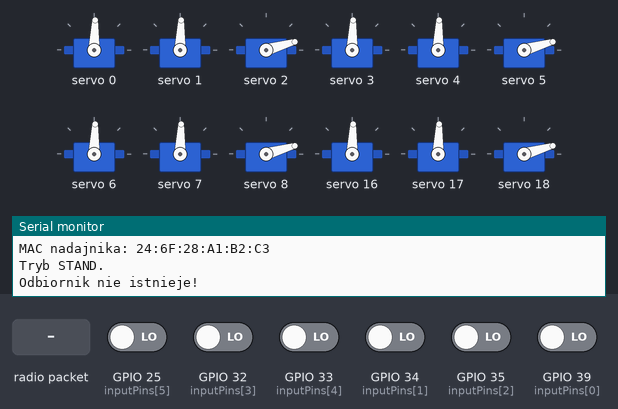
Recording of a program running on a simulated ESP32. On the bench: 12 × servo, the last lines printed to the serial monitor. Inputs (shaded band) come from the test bench; at power-on: GPIO 25 (inputPins[5]), GPIO 32 (inputPins[3]), GPIO 33 (inputPins[4]), GPIO 34 (inputPins[1]), GPIO 35 (inputPins[2]), GPIO 39 (inputPins[0]) LOW. Storage starts empty.

Above: at 1.3 s.
1.4 s: radio packet "walk" arrives
At 17.9 s:
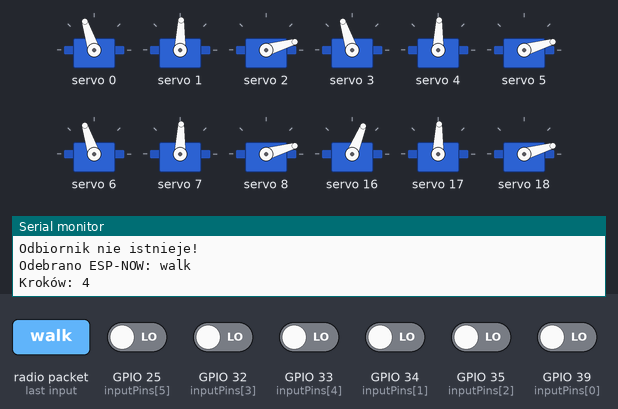
Timing chart, 0 to 19.4 s (numbered marks = the images above; inputs shaded):
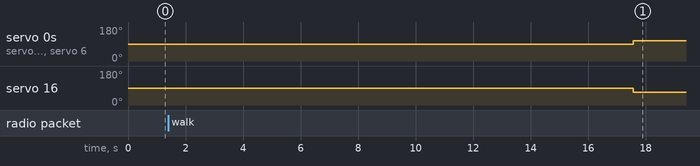

The program:

main.cpp
```cpp
#include <Wire.h>
#include <Adafruit_PWMServoDriver.h>
#include <BluetoothSerial.h>
#include <FS.h>
#include <SPIFFS.h>
#include <esp_now.h>
#include <WiFi.h>

// Sterowniki PCA9685
Adafruit_PWMServoDriver pwm1 = Adafruit_PWMServoDriver(0x40);
Adafruit_PWMServoDriver pwm2 = Adafruit_PWMServoDriver(0x41);

const int SERVO_MIN = 104;
const int SERVO_MAX = 490;
const int PWM_FREQUENCY = 50;
const int STEP_DELAY = 1000;

int offsets[18] = {0}; // Offsety dla 18 serw

// Piny do odczytu stanów
const int inputPins[6] = {39, 34, 35, 32, 33, 25};
uint8_t pinStates[6] = {0}; // ZMIANA: uint8_t zamiast int
uint8_t prevPinStates[6] = {255, 255, 255, 255, 255, 255}; // ZMIANA: 255 zamiast -1

unsigned long lastSendTime = 0;
const unsigned long sendInterval = 100;

uint8_t broadcastAddress[] = {0xCC, 0xDB, 0xA7, 0x9E, 0x60, 0x2C};

// --- Funkcje do offsetów ---
void saveOffsets() {
  File file = SPIFFS.open("/offsets.txt", "w");
  if (!file) {
    Serial.println("Błąd zapisu offsetów");
    return;
  }
  for (int i = 0; i < 18; i++) {
    file.printf("%d:%d\n", i, offsets[i]);
  }
  file.close();
  Serial.println("Offsety zapisane.");
}

bool loadOffsets() {
  if (!SPIFFS.begin(true)) {
    Serial.println("SPIFFS nie działa.");
    return false;
  }
  File file = SPIFFS.open("/offsets.txt", "r");
  if (!file) {
    Serial.println("Brak pliku offsetów. Użycie domyślnych.");
    return false;
  }

  while (file.available()) {
    String line = file.readStringUntil('\n');
    int colon = line.indexOf(':');
    if (colon > 0) {
      int index = line.substring(0, colon).toInt();
      int value = line.substring(colon + 1).toInt();
      if (index >= 0 && index < 18) {
        offsets[index] = value;
      }
    }
  }
  file.close();
  Serial.println("Offsety załadowane.");
  return true;
}

// --- Sterowanie serwami ---
void setServoAngle(uint8_t servoIndex, float angle) {
  angle = constrain(angle + offsets[servoIndex], 0, 180);
  uint16_t pulse = map(angle, 0, 180, SERVO_MIN, SERVO_MAX);
  if (servoIndex < 9)
    pwm1.setPWM(servoIndex, 0, pulse);
  else if (servoIndex < 18)
    pwm2.setPWM(servoIndex - 9, 0, pulse);
  else
    Serial.println("Zły numer serwa.");
}

bool isLeftCoxa(int idx) {
  return (idx == 0 || idx == 3 || idx == 6);
}

void moveLegToStand(int baseIndex) {
  float angleCoxa = isLeftCoxa(baseIndex) ? 90 : 90;
  setServoAngle(baseIndex, angleCoxa);
  setServoAngle(baseIndex + 1, 90);
  setServoAngle(baseIndex + 2, 20);
}

void stand() {
  for (int i = 0; i < 6; i++) {
    moveLegToStand(i * 3);
  }
  Serial.println("Tryb STAND.");
}

void moveLeg(int baseIndex, float j1, float j2, float j3) {
  float angleCoxa = isLeftCoxa(baseIndex) ? 180 - j1 : j1;
  setServoAngle(baseIndex, angleCoxa);
  setServoAngle(baseIndex + 1, j2);
  setServoAngle(baseIndex + 2, j3);
}

void walkStepTripod(int groupA[], int groupB[], int stepAngle) {
  for (int i = 0; i < 3; i++)
    moveLeg(groupA[i], 90, 60, 45);
  delay(STEP_DELAY);

  for (int i = 0; i < 3; i++)
    moveLeg(groupA[i], 90 + stepAngle, 90, 20);
  delay(STEP_DELAY);

  for (int i = 0; i < 3; i++)
    moveLeg(groupA[i], 90 - stepAngle, 90, 20);

  for (int i = 0; i < 3; i++)
    moveLeg(groupB[i], 90, 60, 45);
  delay(STEP_DELAY);

  for (int i = 0; i < 3; i++)
    moveLeg(groupB[i], 90 + stepAngle, 90, 20);
  delay(STEP_DELAY);

  for (int i = 0; i < 3; i++)
    moveLeg(groupB[i], 90 - stepAngle, 90, 20);
}

void walk(int steps = 4, int stepAngle = 20) {
  int groupA[] = {0, 6, 12};
  int groupB[] = {3, 9, 15};
  for (int i = 0; i < steps; i++)
    walkStepTripod(groupA, groupB, stepAngle);
}

int getMaxOffsetForServo(int servoNum) {
  int jointPos = servoNum % 3;  // 0,1,2 - joint1,2,3
  if (jointPos == 0) return 6;  // joint 1 (coxa) ±6°
  else return 4;                // joint 2 i 3 ±4°
}

void parseAndHandleCommand(String msg) {
  msg.trim();
  if (msg.startsWith("servo")) {
    int digitPos = 5;
    while (digitPos < msg.length() && !isDigit(msg[digitPos])) digitPos++;
    int spacePos = msg.indexOf(' ', digitPos);
    if (spacePos != -1) {
      int servoNum = msg.substring(digitPos, spacePos).toInt();
      int angle = msg.substring(spacePos + 1).toInt();
      if (servoNum >= 0 && servoNum < 18 && angle >= 0 && angle <= 180) {
        setServoAngle(servoNum, angle);
        Serial.printf("Servo %d -> %d°\n", servoNum, angle);
      } else {
        Serial.printf("Błąd serwa lub kąta: %d / %d\n", servoNum, angle);
      }
    }
  }
  else if (msg.startsWith("offset")) {
    int parts = msg.indexOf(' ', 7);
    if (parts != -1) {
      int servoNum = msg.substring(7, parts).toInt();
      int offsetVal = msg.substring(parts + 1).toInt();
      if (servoNum >= 0 && servoNum < 18) {
        int maxOffset = getMaxOffsetForServo(servoNum);
        if (offsetVal >= -maxOffset && offsetVal <= maxOffset) {
          offsets[servoNum] = offsetVal;
          saveOffsets();
          Serial.printf("Offset %d ustawiony na %d\n", servoNum, offsetVal);
        } else {
          Serial.printf("Błąd: Offset %d przekracza limit ±%d dla serwa %d\n", offsetVal, maxOffset, servoNum);
        }
      }
    }
  }
  else if (msg.equalsIgnoreCase("stand")) {
    Serial.println("Ustawianie w pozycji stand...");
    stand();
  }
  else if (msg.startsWith("walk")) {
    int space = msg.indexOf(' ');
    int steps = 4;
    if (space != -1) {
      steps = msg.substring(space + 1).toInt();
      if (steps <= 0) steps = 4;
    }
    Serial.printf("Kroków: %d\n", steps);
    walk(steps, 20);
  }
  else {
    Serial.printf("Nieznana komenda: %s\n", msg.c_str());
  }
}

// --- ESP-NOW callback ---
void onDataRecv(const uint8_t * mac, const uint8_t *incomingData, int len) {
  char msg[len + 1];
  memcpy(msg, incomingData, len);
  msg[len] = '\0';
  String message = String(msg);
  Serial.printf("Odebrano ESP-NOW: %s\n", msg);
  parseAndHandleCommand(message);
}

// --- Odczyt stanów pinów ---
void readPins() {
  for (int i = 0; i < 6; i++) {
    pinStates[i] = digitalRead(inputPins[i]) ? 1 : 0; // ZMIANA: jawne przypisanie 0/1
  }
}

// --- Wysyłanie stanów pinów ---
void sendPinStates() {
  // Sprawdź czy peer istnieje
  if (!esp_now_is_peer_exist(broadcastAddress)) {
    Serial.println("Odbiornik nie istnieje!");
    return;
  }

  esp_err_t result = esp_now_send(broadcastAddress, pinStates, sizeof(pinStates));

  if (result == ESP_OK) {
    Serial.print("Wysyłam stany: ");
    for (int i = 0; i < 6; i++) {
      Serial.print(pinStates[i]);
      if (i < 5) Serial.print(",");
    }
    Serial.println();
  } else {
    Serial.printf("Błąd wysyłania: %d\n", result);

    // Dodatkowe info o błędach
    switch(result) {
      case ESP_ERR_ESPNOW_NOT_INIT:
        Serial.println("ESP-NOW nie zainicjalizowany");
        break;
      case ESP_ERR_ESPNOW_ARG:
        Serial.println("Nieprawidłowy argument");
        break;
      case ESP_ERR_ESPNOW_INTERNAL:
        Serial.println("Błąd wewnętrzny");
        break;
      case ESP_ERR_ESPNOW_NO_MEM:
        Serial.println("Brak pamięci");
        break;
      case ESP_ERR_ESPNOW_NOT_FOUND:
        Serial.println("Peer nie znaleziony");
        break;
      default:
        Serial.printf("Nieznany błąd: %d\n", result);
    }
  }
}

void setup() {
  Serial.begin(115200);
  Wire.begin();
  SPIFFS.begin(true);

  pwm1.begin();
  pwm1.setPWMFreq(PWM_FREQUENCY);
  pwm2.begin();
  pwm2.setPWMFreq(PWM_FREQUENCY);

  Serial.println("PCA9685 gotowe.");
  loadOffsets();

  // Konfiguracja pinów wejściowych
  for (int i = 0; i < 6; i++) {
    pinMode(inputPins[i], INPUT);
  }

  // WiFi i ESP-NOW
  WiFi.mode(WIFI_STA);
  WiFi.disconnect();
  delay(100);

  if (esp_now_init() != ESP_OK) {
    Serial.println("ESP-NOW init failed");
    while(true) { delay(1000); }
  }

  esp_now_register_recv_cb(onDataRecv);

  // Dodanie odbiorcy (peer)
  esp_now_peer_info_t peerInfo;
  memset(&peerInfo, 0, sizeof(peerInfo));
  memcpy(peerInfo.peer_addr, broadcastAddress, 6);
  peerInfo.channel = 0;
  peerInfo.encrypt = false;
  peerInfo.ifidx = WIFI_IF_STA;  // WAŻNE: ustawienie interfejsu

  if (esp_now_add_peer(&peerInfo) != ESP_OK) {
    Serial.println("Błąd dodawania odbiorcy");
  } else {
    Serial.println("Odbiornik dodany pomyślnie");
  }

  // Callback dla potwierdzenia wysyłania
  esp_now_register_send_cb([](const uint8_t *mac_addr, esp_now_send_status_t status) {
    if (status == ESP_NOW_SEND_SUCCESS) {
      Serial.println("✓ Wysłano pomyślnie");
    } else {
      Serial.println("✗ Błąd wysyłania");
    }
  });

  Serial.print("MAC nadajnika: ");
  Serial.println(WiFi.macAddress());

  stand();
}

void loop() {
  unsigned long currentTime = millis();
  if (currentTime - lastSendTime >= sendInterval) {
    lastSendTime = currentTime;
    readPins();

    bool changed = false;
    for (int i = 0; i < 6; i++) {
      if (pinStates[i] != prevPinStates[i]) {
        changed = true;
        break;
      }
    }

    if (changed) {
      memcpy(prevPinStates, pinStates, sizeof(pinStates));
      sendPinStates();
    }
  }
}
```

Measured:
- after the input at 1.4 s, servo 0, servo 3, servo 6: 88° → 108° after 16.2 s; servo 16: 88° → 68° after 16.2 s
